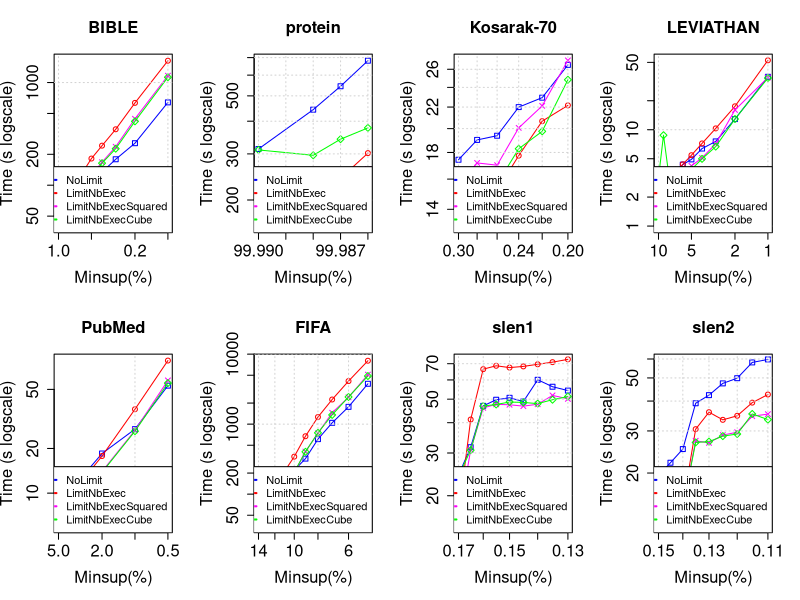

Source code (R):
tiff("MmEsLpMiss_SubProblemLimit_NoPPIC.png", width=18, height=9, units='in', res=120)
par(mfrow=c(2,4), cex.lab=1.5, cex.axis=1.5, cex.main=1.5, cex.sub=1.5)

#BIBLE
#DATA
x <- c(0.01, 0.009, 0.008, 0.007, 0.006, 0.005, 0.004, 0.003, 0.002, 0.001)*100

zero <- c(40706, 45942, 49181, 53823, 72650, 102087, 134307, 178987, 256623, 640713)/1000
one <- c(76531, 81469, 92590, 111161, 134104, 181825, 242819, 350549, 633764, 1631831)/1000
two <- c(61342, 55452, 65093, 79089, 98262, 126020, 167608, 236934, 443781, 1166330)/1000
three <- c(57533, 54785, 61979, 76191, 93587, 115591, 163953, 226882, 419034, 1126916)/1000

#PLOT
plot(x, zero, log = "xy", type="o", pch=0, xlab="Minsup(%)",ylab="Time (s logscale)", col="blue", xlim = rev(range(x)), ylim=c(40, 1631))
lines(x, one, col="red", type="o", pch=1)
lines(x, two, col="magenta", type="o", pch=4)
lines(x, three, col="green", type="o", pch=5)
title(main="BIBLE", cex.lab=1.5, cex.axis=1.5, cex.main=1.5, cex.sub=1.5)
grid()
legend("bottomright", legend=c("NoLimit", "LimitNbExec", "LimitNbExecSquared", "LimitNbExecCube"), lty=c(1,1),lwd=c(2,2), col=c("blue", "red", "magenta", "green"), cex = 1)

#protein
#DATA
x <- c(0.9999, 0.99988, 0.99987, 0.99986)*100

zero <- c(313297, 442825, 544055, 681310)/1000
one <- c(159263, 204338, 242120, 302086)/1000
two <- c(202401, 210236, 244044, 262536)/1000
three <- c(310667, 296331, 341564, 377200)/1000

#PLOT
plot(x, zero, log = "xy", type="o", pch=0, xlab="Minsup(%)",ylab="Time (s logscale)", col="blue", xlim = rev(range(x)), ylim=c(159, 681))
lines(x, one, col="red", type="o", pch=1)
lines(x, two, col="magenta", type="o", pch=4)
lines(x, three, col="green", type="o", pch=5)
title(main="protein", cex.lab=1.5, cex.axis=1.5, cex.main=1.5, cex.sub=1.5)
grid()
legend("bottomright", legend=c("NoLimit", "LimitNbExec", "LimitNbExecSquared", "LimitNbExecCube"), lty=c(1,1),lwd=c(2,2), col=c("blue", "red", "magenta", "green"), cex = 1)

#Kosarak-70
#DATA
x <- c(0.003, 0.0028, 0.0026, 0.0024, 0.0022, 0.002)*100

zero <- c(17428, 19026, 19383, 21996, 22934, 26508)/1000
one <- c(14327, 13727, 15221, 17748, 20672, 22164)/1000
two <- c(15565, 17185, 17015, 20066, 22117, 27040)/1000
three <- c(13980, 14303, 15660, 18296, 19762, 24820)/1000

#PLOT
plot(x, zero, log = "xy", type="o", pch=0, xlab="Minsup(%)",ylab="Time (s logscale)", col="blue", xlim = rev(range(x)), ylim=c(13, 27))
lines(x, one, col="red", type="o", pch=1)
lines(x, two, col="magenta", type="o", pch=4)
lines(x, three, col="green", type="o", pch=5)
title(main="Kosarak-70", cex.lab=1.5, cex.axis=1.5, cex.main=1.5, cex.sub=1.5)
grid()
legend("bottomright", legend=c("NoLimit", "LimitNbExec", "LimitNbExecSquared", "LimitNbExecCube"), lty=c(1,1),lwd=c(2,2), col=c("blue", "red", "magenta", "green"), cex = 1)

#LEVIATHAN
#DATA
x <- c(0.1, 0.09, 0.08, 0.07, 0.06, 0.05, 0.04, 0.03, 0.02, 0.01)*100

zero <- c(2969, 3111, 3225, 3690, 4343, 4923, 6374, 7561, 12888, 35421)/1000
one <- c(2341, 2816, 3054, 3397, 4377, 5437, 7207, 10320, 17500, 52546)/1000
two <- c(1926, 2203, 2452, 2742, 3243, 4218, 5102, 7146, 16041, 34827)/1000
three <- c(3166, 8770, 3221, 3753, 3120, 3874, 4986, 6680, 12922, 34387)/1000

#PLOT
plot(x, zero, log = "xy", type="o", pch=0, xlab="Minsup(%)",ylab="Time (s logscale)", col="blue", xlim = rev(range(x)), ylim=c(1, 52))
lines(x, one, col="red", type="o", pch=1)
lines(x, two, col="magenta", type="o", pch=4)
lines(x, three, col="green", type="o", pch=5)
title(main="LEVIATHAN", cex.lab=1.5, cex.axis=1.5, cex.main=1.5, cex.sub=1.5)
grid()
legend("bottomright", legend=c("NoLimit", "LimitNbExec", "LimitNbExecSquared", "LimitNbExecCube"), lty=c(1,1),lwd=c(2,2), col=c("blue", "red", "magenta", "green"), cex = 1)

#PubMed
#DATA
x <- c(0.05, 0.04, 0.03, 0.02, 0.01, 0.005)*100

zero <- c(10268, 10593, 13051, 18495, 26989, 52985)/1000
one <- c(7493, 8713, 12261, 17787, 36757, 78213)/1000
two <- c(6333, 7039, 9402, 13992, 26498, 57494)/1000
three <- c(9857, 6724, 9191, 13818, 26157, 55141)/1000

#PLOT
plot(x, zero, log = "xy", type="o", pch=0, xlab="Minsup(%)",ylab="Time (s logscale)", col="blue", xlim = rev(range(x)), ylim=c(6, 78))
lines(x, one, col="red", type="o", pch=1)
lines(x, two, col="magenta", type="o", pch=4)
lines(x, three, col="green", type="o", pch=5)
title(main="PubMed", cex.lab=1.5, cex.axis=1.5, cex.main=1.5, cex.sub=1.5)
grid()
legend("bottomright", legend=c("NoLimit", "LimitNbExec", "LimitNbExecSquared", "LimitNbExecCube"), lty=c(1,1),lwd=c(2,2), col=c("blue", "red", "magenta", "green"), cex = 1)

#FIFA
#DATA
x <- c(0.14, 0.12, 0.1, 0.09, 0.08, 0.07, 0.06, 0.05)*100

zero <- c(48452, 72893, 218883, 321619, 611067, 1044791, 1766618, 3773984)/1000
one <- c(57605, 131416, 343560, 671941, 1263941, 2249285, 4123296, 8054707)/1000
two <- c(36644, 69497, 202612, 405803, 742098, 1454264, 2419428, 5101763)/1000
three <- c(35147, 55129, 206373, 402892, 751354, 1354872, 2446686, 4866818)/1000

#PLOT
plot(x, zero, log = "xy", type="o", pch=0, xlab="Minsup(%)",ylab="Time (s logscale)", col="blue", xlim = rev(range(x)), ylim=c(35, 8054))
lines(x, one, col="red", type="o", pch=1)
lines(x, two, col="magenta", type="o", pch=4)
lines(x, three, col="green", type="o", pch=5)
title(main="FIFA", cex.lab=1.5, cex.axis=1.5, cex.main=1.5, cex.sub=1.5)
grid()
legend("bottomright", legend=c("NoLimit", "LimitNbExec", "LimitNbExecSquared", "LimitNbExecCube"), lty=c(1,1),lwd=c(2,2), col=c("blue", "red", "magenta", "green"), cex = 1)

#slen1
#DATA
x <- c(0.0017, 0.00165, 0.0016, 0.00155, 0.0015, 0.00145, 0.0014, 0.00135, 0.0013)*100

zero <- c(24307, 31709, 46931, 49720, 50665, 48902, 60086, 56259, 54245)/1000
one <- c(16611, 41216, 66459, 68633, 67469, 68224, 69621, 71033, 72969)/1000
two <- c(15756, 30925, 46036, 47607, 47413, 46804, 47655, 51816, 50140)/1000
three <- c(24099, 30816, 46840, 47544, 48660, 48474, 47936, 49742, 51248)/1000

#PLOT
plot(x, zero, log = "xy", type="o", pch=0, xlab="Minsup(%)",ylab="Time (s logscale)", col="blue", xlim = rev(range(x)), ylim=c(15, 72))
lines(x, one, col="red", type="o", pch=1)
lines(x, two, col="magenta", type="o", pch=4)
lines(x, three, col="green", type="o", pch=5)
title(main="slen1", cex.lab=1.5, cex.axis=1.5, cex.main=1.5, cex.sub=1.5)
grid()
legend("bottomright", legend=c("NoLimit", "LimitNbExec", "LimitNbExecSquared", "LimitNbExecCube"), lty=c(1,1),lwd=c(2,2), col=c("blue", "red", "magenta", "green"), cex = 1)

#slen2
#DATA
x <- c(0.0015, 0.00145, 0.0014, 0.00135, 0.0013, 0.00125, 0.0012, 0.00115, 0.0011)*100

zero <- c(19557, 22088, 25194, 39173, 42363, 47440, 49872, 58049, 59746)/1000
one <- c(12730, 13109, 14725, 30519, 35937, 33392, 34724, 39403, 42615)/1000
two <- c(12585, 13404, 14462, 27282, 26743, 28844, 29636, 34593, 35264)/1000
three <- c(12802, 13037, 14404, 26860, 27069, 28544, 29121, 35337, 33458)/1000

#PLOT
plot(x, zero, log = "xy", type="o", pch=0, xlab="Minsup(%)",ylab="Time (s logscale)", col="blue", xlim = rev(range(x)), ylim=c(12, 59))
lines(x, one, col="red", type="o", pch=1)
lines(x, two, col="magenta", type="o", pch=4)
lines(x, three, col="green", type="o", pch=5)
title(main="slen2", cex.lab=1.5, cex.axis=1.5, cex.main=1.5, cex.sub=1.5)
grid()
legend("bottomright", legend=c("NoLimit", "LimitNbExec", "LimitNbExecSquared", "LimitNbExecCube"), lty=c(1,1),lwd=c(2,2), col=c("blue", "red", "magenta", "green"), cex = 1)

dev.off()
